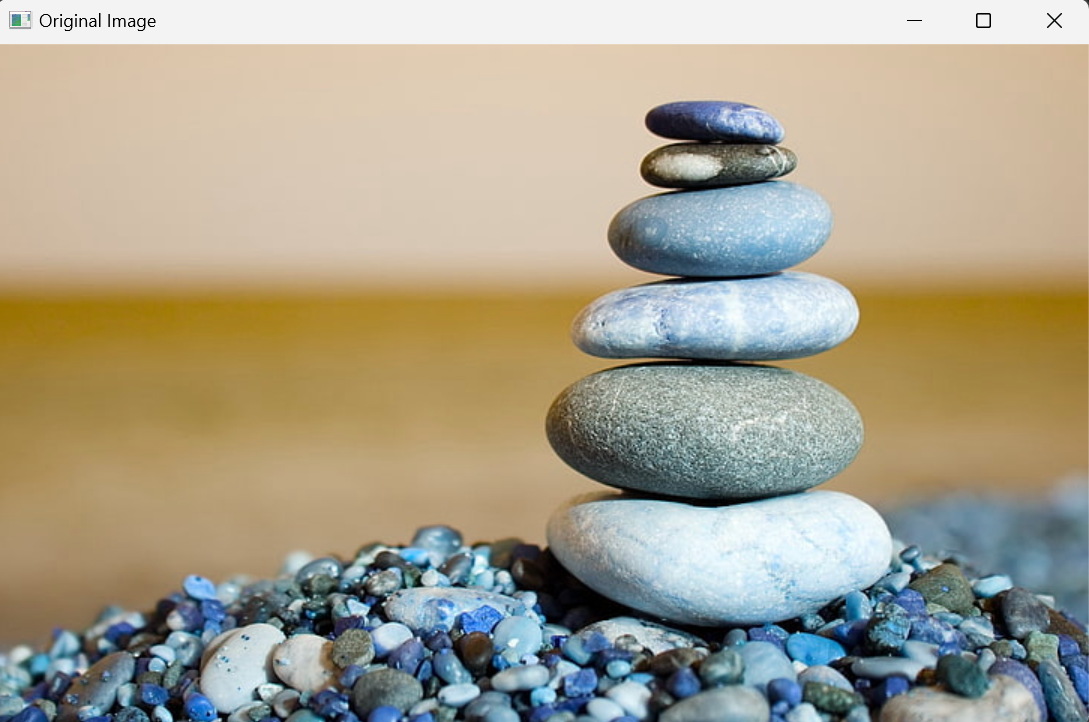
#> input picture images/stone.png, 1089 x 722 px, found by its file name
$ python operations.py
#> lines starting #> are read from the running program, lines starting #| are printed output that depends on the picture; after the words box and inside, x2 and y2 are one past the last pixel; in counts of white or black regions, pixels touching at a corner belong together
import cv2 as cv

img= cv.imread('images\stone.png')
#> img is the input picture: shape (722, 1089, 3); mean B, G, R 142, 161.6, 168.5

cv.imshow('pic', img)
cv.waitKey(0)

# Converting to grayscale
gray = cv.cvtColor(img, cv.COLOR_BGR2GRAY)
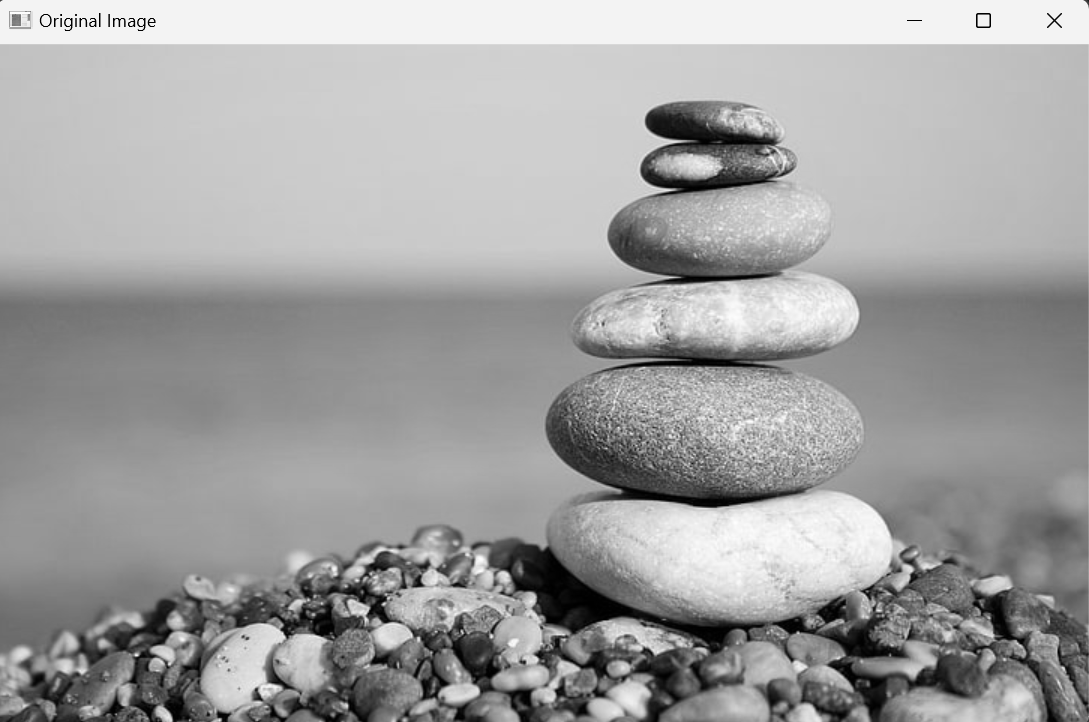
#> gray: shape (722, 1089); min 0, max 254, mean 161.4
cv.imshow('Gray', gray)
cv.waitKey(0)


# Blur
blur = cv.GaussianBlur(img, (7,7), cv.BORDER_DEFAULT)
cv.imshow('Blur', blur)
cv.waitKey(0)


# Edge Cascade
canny = cv.Canny(blur, 125, 175)
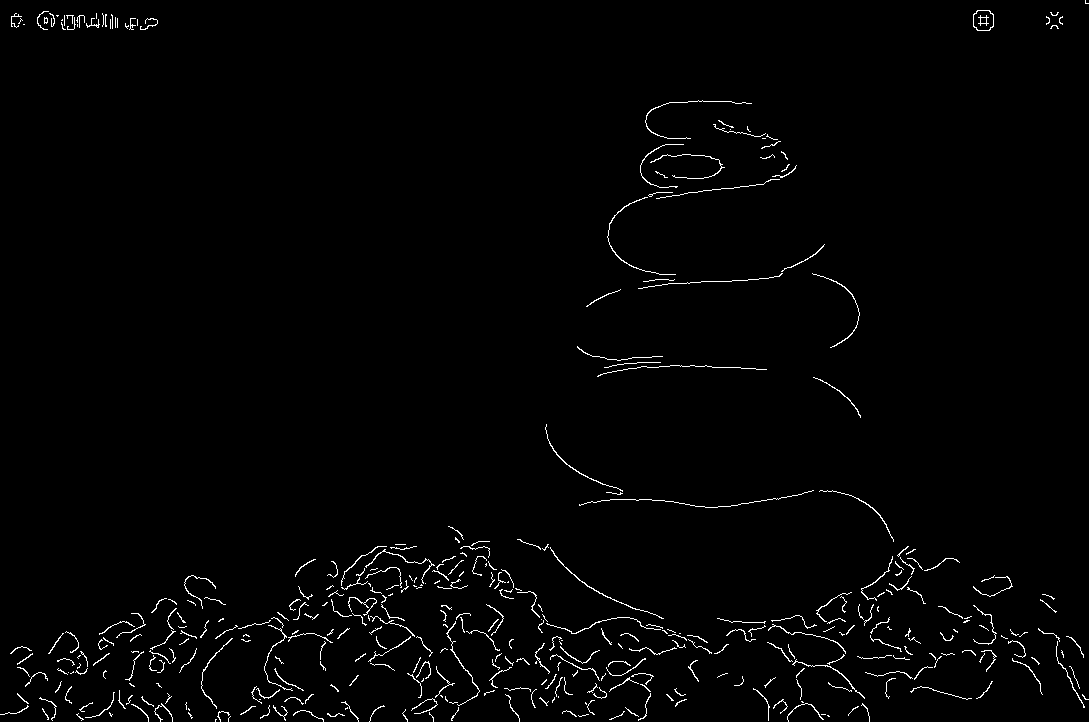
#> canny: shape (722, 1089); 1.6% white in thin lines or dots
cv.imshow('Canny Edges', canny)
cv.waitKey(0)


# Dilating the image
dilated = cv.dilate(canny, (7,7), iterations=3)
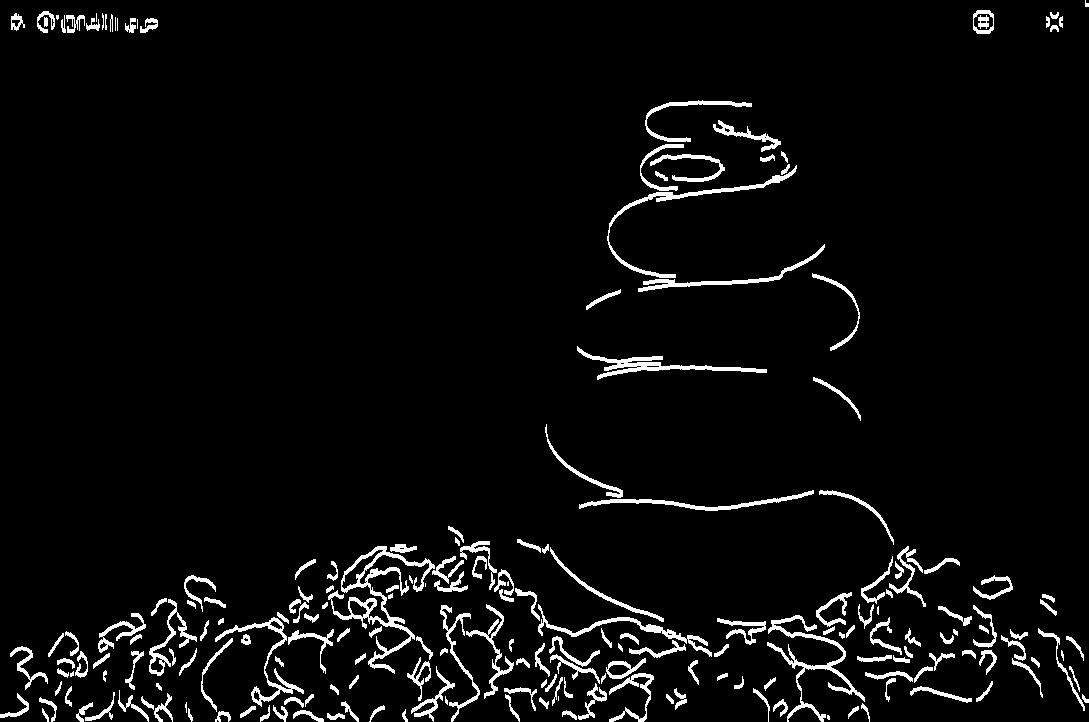
#> dilated: shape (722, 1089); 4.5% white; 208 white regions (15 under 20 px), largest, box (x1, y1, x2, y2) and area: (328, 546, 435, 674) 2355, (767, 615, 865, 722) 1496, (577, 346, 767, 380) 1262
cv.imshow('Dilated', dilated)
cv.waitKey(0)

# Eroding
eroded = cv.erode(dilated, (7,7), iterations=3)
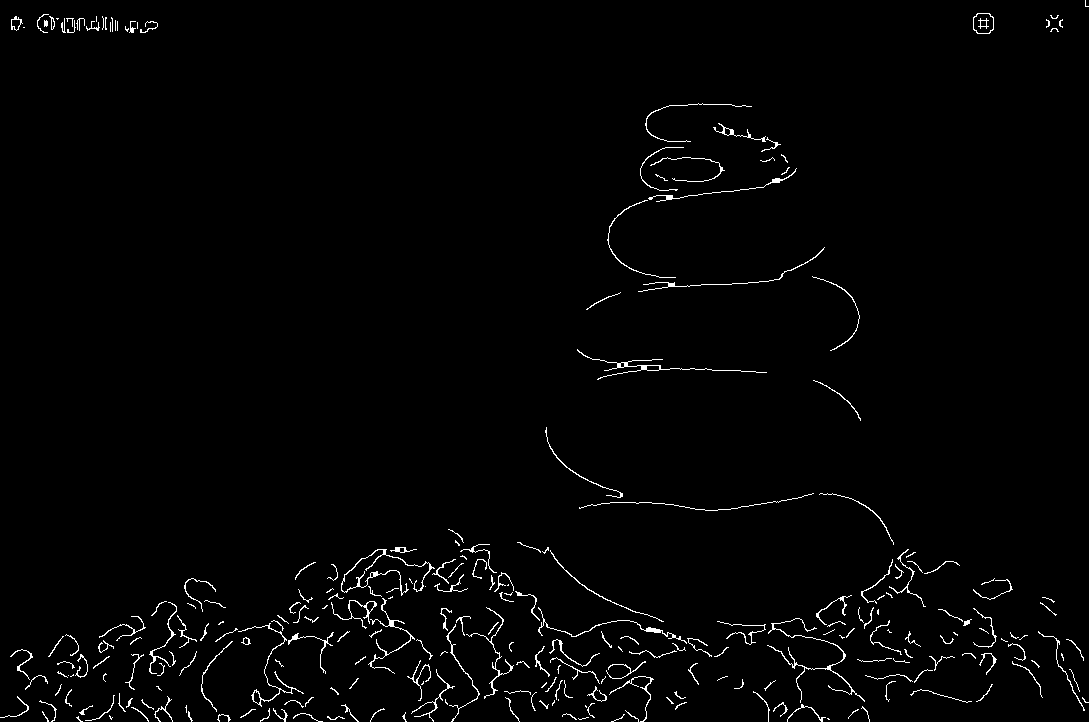
#> eroded: shape (722, 1089); 1.7% white in thin lines or dots
cv.imshow('Eroded', eroded)
cv.waitKey(0)

# Resize
resized = cv.resize(img, (500,500), interpolation=cv.INTER_CUBIC)
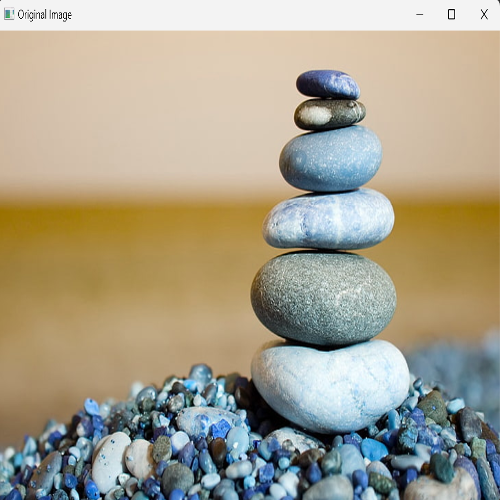
#> resized: shape (500, 500, 3); mean B, G, R 142, 161.6, 168.5
cv.imshow('Resized', resized)
cv.waitKey(0)

# Cropping
cropped = img[50:200, 200:400]
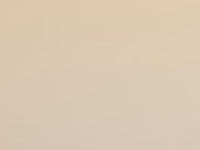
#> cropped: shape (150, 200, 3); mean B, G, R 178.6, 200.6, 219.1
cv.imshow('Cropped', cropped)
cv.waitKey(0)

cv.destroyAllWindows()

$ run again, with images/group1.jpeg saved as images/stone.png
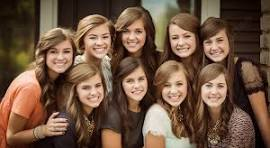
#> input picture images/group1.jpeg, 270 x 148 px, found by its file name
#> img is the input picture: shape (148, 270, 3); mean B, G, R 63.3, 82.6, 110.3
#> `canny = cv.Canny(blur, 125, 175)`:
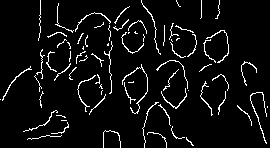
#> canny: shape (148, 270); 5.7% white in thin lines or dots
#> dilated: shape (148, 270); 13.7% white; 45 white regions (3 under 20 px), largest, box (x1, y1, x2, y2) and area: (23, 110, 69, 143) 439, (46, 32, 71, 84) 354, (122, 64, 148, 117) 320
#> eroded: shape (148, 270); 6.2% white in thin lines or dots
#> `cropped = img[50:200, 200:400]`:
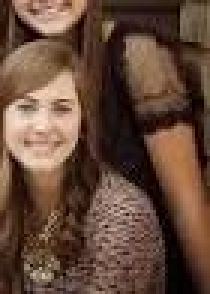
#> cropped: shape (98, 70, 3) (shown 3 times larger); mean B, G, R 57.6, 73, 100.7

$ run again, with images/group2.jpeg saved as images/stone.png
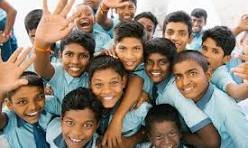
#> input picture images/group2.jpeg, 248 x 148 px, found by its file name
#> img is the input picture: shape (148, 248, 3); mean B, G, R 115.7, 129.5, 142.6
#> `canny = cv.Canny(blur, 125, 175)`:
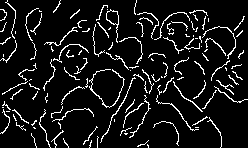
#> canny: shape (148, 248); 8.8% white in thin lines or dots
#> dilated: shape (148, 248); 22.4% white; 48 white regions (4 under 20 px), largest, box (x1, y1, x2, y2) and area: (154, 10, 245, 84) 1128, (163, 77, 248, 115) 620, (51, 78, 94, 148) 476
#> eroded: shape (148, 248); 9.8% white in thin lines or dots
#> `cropped = img[50:200, 200:400]`:
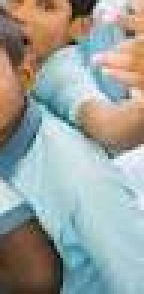
#> cropped: shape (98, 48, 3) (shown 3 times larger); mean B, G, R 156.3, 160.9, 156.2
